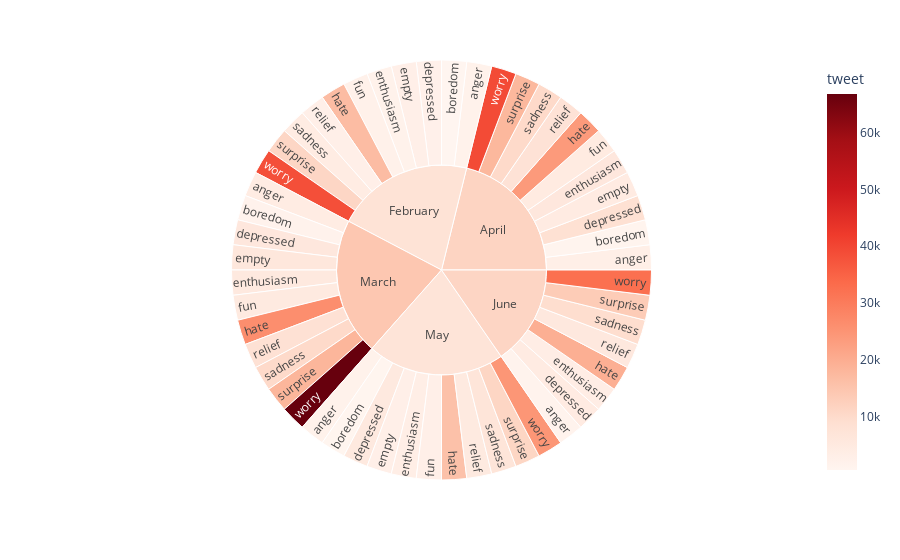

The code cell stored with this chart in its notebook:
### Code cell
#twitter_us = twitter_us.reset_index()
px.sunburst(twitter_us, path=['Month', 'emotion_str'],
                  color='tweet',
                  color_continuous_scale='reds')

### Figure 1 — Plotly figure (JSON) as saved in the notebook; plotly's stock layout.template omitted (floating-point values rounded to 4 significant figures)
{"data": [{"branchvalues": "total", "customdata": [[3198], [1992], [1641], [4320], [1962], [1260], [708], [1722], [876], [8742], [2496], [4686], [6054], [5376], [4548], [2874], [6138], [3042], [6036], [2082], [3816], [5484], [3480], [4764], [2418], [5022], [2982], [23940], [16902], [19623], [26400], [15918], [7980], [2904], [5685], [8448], [5100], [10266], [4248], [9402], [10338], [6936], [17850], [11220], [13512], [18210], [11286], [39150], [38496], [32421], [66744], [24714], [11610.0], [7849.0], [11350.0], [14440.0], [7425.0]], "domain": {"x": [0, 1], "y": [0, 1]}, "hovertemplate": "labels=%{label}<br>count=%{value}<br>parent=%{parent}<br>id=%{id}<br>tweet=%{color}<extra></extra>", "ids": ["April/anger", "February/anger", "June/anger", "March/anger", "May/anger", "April/boredom", "February/boredom", "March/boredom", "May/boredom", "April/depressed", "February/depressed", "June/depressed", "March/depressed", "May/depressed", "April/empty", "February/empty", "March/empty", "May/empty", "April/enthusiasm", "February/enthusiasm", "June/enthusiasm", "March/enthusiasm", "May/enthusiasm", "April/fun", "February/fun", "March/fun", "May/fun", "April/hate", "February/hate", "June/hate", "March/hate", "May/hate", "April/relief", "February/relief", "June/relief", "March/relief", "May/relief", "April/sadness", "February/sadness", "June/sadness", "March/sadness", "May/sadness", "April/surprise", "February/surprise", "June/surprise", "March/surprise", "May/surprise", "April/worry", "February/worry", "June/worry", "March/worry", "May/worry", "April", "February", "June", "March", "May"], "labels": ["anger", "anger", "anger", "anger", "anger", "boredom", "boredom", "boredom", "boredom", "depressed", "depressed", "depressed", "depressed", "depressed", "empty", "empty", "empty", "empty", "enthusiasm", "enthusiasm", "enthusiasm", "enthusiasm", "enthusiasm", "fun", "fun", "fun", "fun", "hate", "hate", "hate", "hate", "hate", "relief", "relief", "relief", "relief", "relief", "sadness", "sadness", "sadness", "sadness", "sadness", "surprise", "surprise", "surprise", "surprise", "surprise", "worry", "worry", "worry", "worry", "worry", "April", "February", "June", "March", "May"], "level": "f6e8bc", "marker": {"coloraxis": "coloraxis", "colors": [3198, 1992, 1641, 4320, 1962, 1260, 708, 1722, 876, 8742, 2496, 4686, 6054, 5376, 4548, 2874, 6138, 3042, 6036, 2082, 3816, 5484, 3480, 4764, 2418, 5022, 2982, 23940, 16902, 19623, 26400, 15918, 7980, 2904, 5685, 8448, 5100, 10266, 4248, 9402, 10338, 6936, 17850, 11220, 13512, 18210, 11286, 39150, 38496, 32421, 66744, 24714, 11610.0, 7849.0, 11350.0, 14440.0, 7425.0]}, "name": "", "parents": ["April", "February", "June", "March", "May", "April", "February", "March", "May", "April", "February", "June", "March", "May", "April", "February", "March", "May", "April", "February", "June", "March", "May", "April", "February", "March", "May", "April", "February", "June", "March", "May", "April", "February", "June", "March", "May", "April", "February", "June", "March", "May", "April", "February", "June", "March", "May", "April", "February", "June", "March", "May", "", "", "", "", ""], "type": "sunburst", "values": [1, 1, 1, 1, 1, 1, 1, 1, 1, 1, 1, 1, 1, 1, 1, 1, 1, 1, 1, 1, 1, 1, 1, 1, 1, 1, 1, 1, 1, 1, 1, 1, 1, 1, 1, 1, 1, 1, 1, 1, 1, 1, 1, 1, 1, 1, 1, 1, 1, 1, 1, 1, 11, 11, 8, 11, 11]}], "layout": {"autosize": true, "coloraxis": {"colorbar": {"title": {"text": "tweet"}}, "colorscale": [[0, "rgb(255,245,240)"], [0.125, "rgb(254,224,210)"], [0.25, "rgb(252,187,161)"], [0.375, "rgb(252,146,114)"], [0.5, "rgb(251,106,74)"], [0.625, "rgb(239,59,44)"], [0.75, "rgb(203,24,29)"], [0.875, "rgb(165,15,21)"], [1, "rgb(103,0,13)"]]}, "legend": {"tracegroupgap": 0}, "margin": {"t": 60}}}
